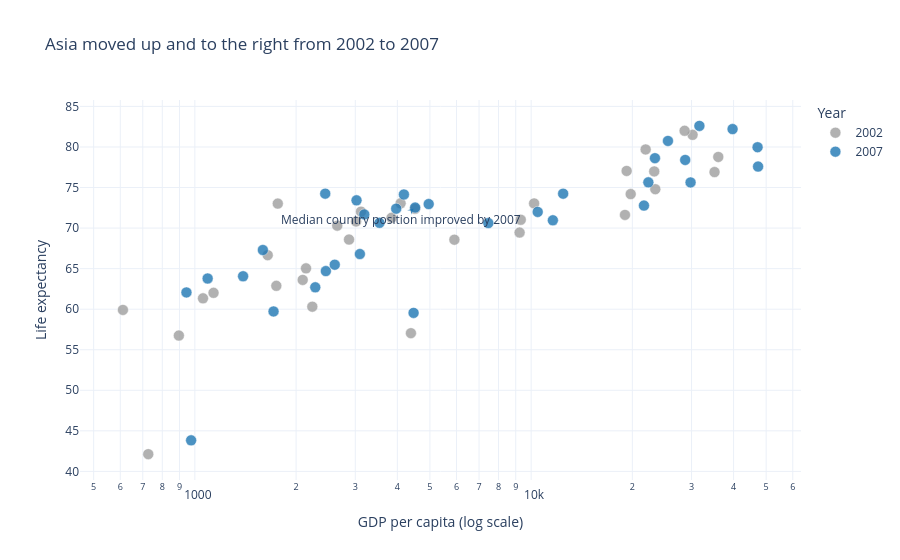

Notebook code cell kept with this figure:
### Markdown cell above
## Task 1 — Scatter: life expectancy change over time

**What to build:** A scatter showing **GDP per capita vs life expectancy** for **two years** (2000 and 2007) to show how both moved — use **colour for year** (just 2 colours), **one continent only**.

Choose any continent except Africa (that was the example). Highlight the change direction.

> 💡 Filter: `df.loc[df['continent'] == 'YOUR_CHOICE']` then filter years

### Code cell
# Task 1
import math

continent_choice = "Asia"
task1_df = df.loc[
    (df["continent"] == continent_choice) & (df["year"].isin([2002, 2007]))
].copy()
task1_df["year"] = task1_df["year"].astype(str)

median_points = (
    task1_df.groupby("year", as_index=False)[["gdpPercap", "lifeExp"]]
    .median()
    .sort_values("year")
)

fig = px.scatter(
    task1_df,
    x="gdpPercap",
    y="lifeExp",
    color="year",
    hover_name="country",
    log_x=True,
    color_discrete_map={"2002": "#9e9e9e", "2007": "#1f77b4"},
    title="Asia moved up and to the right from 2002 to 2007",
    labels={
        "gdpPercap": "GDP per capita (log scale)",
        "lifeExp": "Life expectancy",
        "year": "Year",
    },
)

fig.add_annotation(
    x=math.log10(median_points.iloc[1]["gdpPercap"]),
    y=median_points.iloc[1]["lifeExp"],
    ax=math.log10(median_points.iloc[0]["gdpPercap"]),
    ay=median_points.iloc[0]["lifeExp"],
    xref="x",
    yref="y",
    axref="x",
    ayref="y",
    text="Median country position improved by 2007",
    showarrow=True,
    arrowhead=3,
    arrowcolor="#1f77b4",
)

fig.update_traces(marker=dict(size=11, opacity=0.8, line=dict(width=0.5, color="white")))
fig.update_layout(template="plotly_white")
fig.show()

### Figure 1 — Plotly figure (JSON) as saved in the notebook; plotly's stock layout.template omitted (floating-point values rounded to 4 significant figures)
{"data": [{"hovertemplate": "<b>%{hovertext}</b><br><br>Year=2002<br>GDP per capita (log scale)=%{x}<br>Life expectancy=%{y}<extra></extra>", "hovertext": ["Afghanistan", "Bahrain", "Bangladesh", "Cambodia", "China", "Hong Kong, China", "India", "Indonesia", "Iran", "Iraq", "Israel", "Japan", "Jordan", "Korea, Dem. Rep.", "Korea, Rep.", "Kuwait", "Lebanon", "Malaysia", "Mongolia", "Myanmar", "Nepal", "Oman", "Pakistan", "Philippines", "Saudi Arabia", "Singapore", "Sri Lanka", "Syria", "Taiwan", "Thailand", "Vietnam", "West Bank and Gaza", "Yemen, Rep."], "legendgroup": "2002", "marker": {"color": "#9e9e9e", "line": {"color": "white", "width": 0.5}, "opacity": 0.8, "size": 11, "symbol": "circle"}, "mode": "markers", "name": "2002", "orientation": "v", "showlegend": true, "type": "scatter", "x": [726.7, 23400.0, 1136.0, 896.2, 3119.0, 30210.0, 1747.0, 2874.0, 9241.0, 4391.0, 21910.0, 28600.0, 3845.0, 1647.0, 19230.0, 35110.0, 9314.0, 10210.0, 2141.0, 611.0, 1057.0, 19770.0, 2093.0, 2651.0, 19010.0, 36020.0, 3015.0, 4091.0, 23240.0, 5913.0, 1764.0, 4515.0, 2235.0], "xaxis": "x", "y": [42.13, 74.8, 62.01, 56.75, 72.03, 81.5, 62.88, 68.59, 69.45, 57.05, 79.7, 82.0, 71.26, 66.66, 77.05, 76.9, 71.03, 73.04, 65.03, 59.91, 61.34, 74.19, 63.61, 70.3, 71.63, 78.77, 70.81, 73.05, 76.99, 68.56, 73.02, 72.37, 60.31], "yaxis": "y"}, {"hovertemplate": "<b>%{hovertext}</b><br><br>Year=2007<br>GDP per capita (log scale)=%{x}<br>Life expectancy=%{y}<extra></extra>", "hovertext": ["Afghanistan", "Bahrain", "Bangladesh", "Cambodia", "China", "Hong Kong, China", "India", "Indonesia", "Iran", "Iraq", "Israel", "Japan", "Jordan", "Korea, Dem. Rep.", "Korea, Rep.", "Kuwait", "Lebanon", "Malaysia", "Mongolia", "Myanmar", "Nepal", "Oman", "Pakistan", "Philippines", "Saudi Arabia", "Singapore", "Sri Lanka", "Syria", "Taiwan", "Thailand", "Vietnam", "West Bank and Gaza", "Yemen, Rep."], "legendgroup": "2007", "marker": {"color": "#1f77b4", "line": {"color": "white", "width": 0.5}, "opacity": 0.8, "size": 11, "symbol": "circle"}, "mode": "markers", "name": "2007", "orientation": "v", "showlegend": true, "type": "scatter", "x": [974.6, 29800.0, 1391.0, 1714.0, 4959.0, 39720.0, 2452.0, 3541.0, 11610.0, 4471.0, 25520.0, 31660.0, 4519.0, 1593.0, 23350.0, 47310.0, 10460.0, 12450.0, 3096.0, 944.0, 1091.0, 22320.0, 2606.0, 3190.0, 21650.0, 47140.0, 3970.0, 4185.0, 28720.0, 7458.0, 2442.0, 3025.0, 2281.0], "xaxis": "x", "y": [43.83, 75.64, 64.06, 59.72, 72.96, 82.21, 64.7, 70.65, 70.96, 59.55, 80.75, 82.6, 72.53, 67.3, 78.62, 77.59, 71.99, 74.24, 66.8, 62.07, 63.78, 75.64, 65.48, 71.69, 72.78, 79.97, 72.4, 74.14, 78.4, 70.62, 74.25, 73.42, 62.7], "yaxis": "y"}], "layout": {"annotations": [{"arrowcolor": "#1f77b4", "arrowhead": 3, "ax": 3.612, "axref": "x", "ay": 71.03, "ayref": "y", "showarrow": true, "text": "Median country position improved by 2007", "x": 3.65, "xref": "x", "y": 72.4, "yref": "y"}], "legend": {"title": {"text": "Year"}, "tracegroupgap": 0}, "title": {"text": "Asia moved up and to the right from 2002 to 2007"}, "xaxis": {"anchor": "y", "domain": [0, 1], "title": {"text": "GDP per capita (log scale)"}, "type": "log"}, "yaxis": {"anchor": "x", "domain": [0, 1], "title": {"text": "Life expectancy"}}}}
